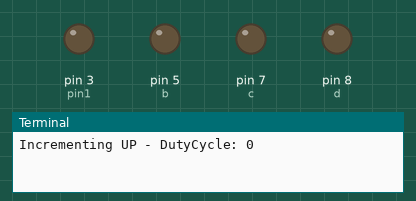
Recording of a program running on a simulated Raspberry Pi (header pin numbers). Parts: output pins drawn as LEDs (lit = HIGH), the last lines printed to the terminal.

Above: at 0.05 s.
At 1.9 s:
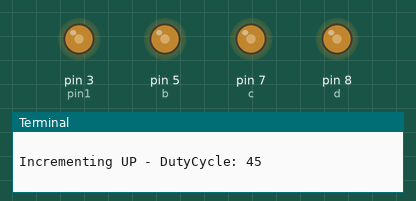
At 3.8 s:
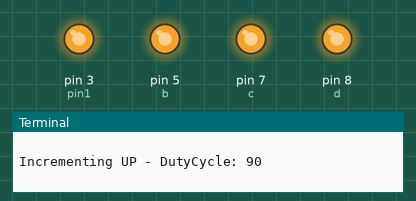
At 5.7 s:
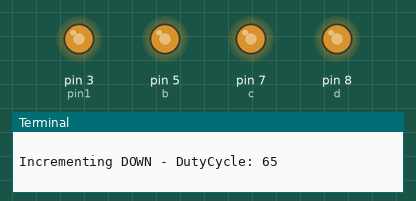
At 7.6 s:
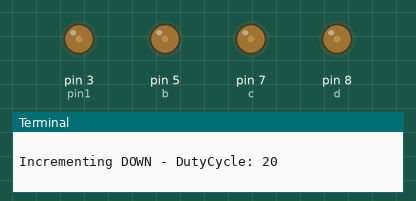
Timing chart, 0 to 10.9 s (numbered marks = the images above):
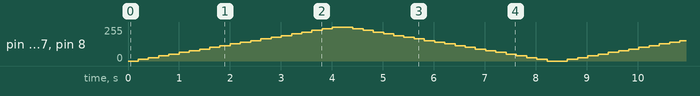

The program:

vibrationTest_Multiple.py
```python
import RPi.GPIO as GPIO
import time

# define pins and frequency
pin1 = 3
pin2 = 5
pin3 = 7
pin4 = 8

freq = 200
bottomLimit = 0
topLimit = 100
increment = 5

GPIO.setmode(GPIO.BOARD)

GPIO.setup(pin1, GPIO.OUT)
GPIO.setup(pin2, GPIO.OUT)
GPIO.setup(pin3, GPIO.OUT)
GPIO.setup(pin4, GPIO.OUT)

GPIO.setwarnings(False)

# set PWM Pins and frequency
a = GPIO.PWM(pin1, freq)
b = GPIO.PWM(pin2, freq)
c = GPIO.PWM(pin3, freq)
d = GPIO.PWM(pin4, freq)

# initialise PWM values
a.start(0)
b.start(0)
c.start(0)
d.start(0)


try:
	while True:
		# increment up
		for i in range(bottomLimit, topLimit+increment, increment):
			a.ChangeDutyCycle(i)
			b.ChangeDutyCycle(i)
			c.ChangeDutyCycle(i)
			d.ChangeDutyCycle(i)
			print("Incrementing UP - DutyCycle: {}\n".format(i))
			time.sleep(0.2)

		# increment down
		for i in range(bottomLimit, topLimit+increment, increment):
			a.ChangeDutyCycle(topLimit - i)
			b.ChangeDutyCycle(topLimit - i)
			c.ChangeDutyCycle(topLimit - i)
			d.ChangeDutyCycle(topLimit - i)
			print("Incrementing DOWN - DutyCycle: {}\n".format(topLimit - i))
			time.sleep(0.2)

except KeyboardInterrupt:
	pass

# cleanup
print("\nCleaning up")
a.stop()
b.stop()
c.stop()
d.stop()
print("\nExiting")
```
